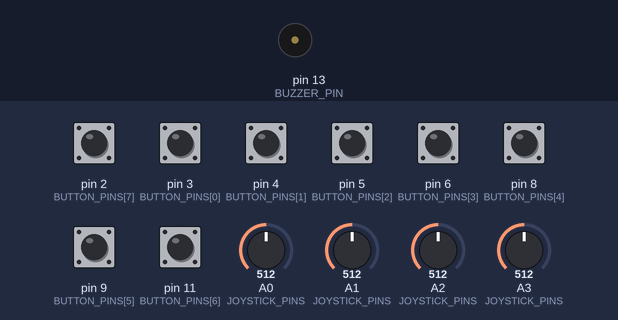
Simulated run of this program. Board: Arduino Nano, built with avr-gcc and run on an emulated ATmega328P. Parts: buzzer (waves = sounding). Inputs (shaded band) come from the test bench; at power-on: pin 2 (BUTTON_PINS[7]), pin 3 (BUTTON_PINS[0]), pin 4 (BUTTON_PINS[1]), pin 5 (BUTTON_PINS[2]), pin 6 (BUTTON_PINS[3]), pin 8 (BUTTON_PINS[4]), pin 9 (BUTTON_PINS[5]), pin 11 (BUTTON_PINS[6]) HIGH, A0 (JOYSTICK_PINS) = 512, A1 (JOYSTICK_PINS) = 512, A2 (JOYSTICK_PINS) = 512, A3 (JOYSTICK_PINS) = 512. What the program prints to the serial monitor is not drawn.

Above: at 1.2 s.
1.3 s: pin 2 (BUTTON_PINS[7]) pulled LOW for 0.15 s
At 1.31 s:
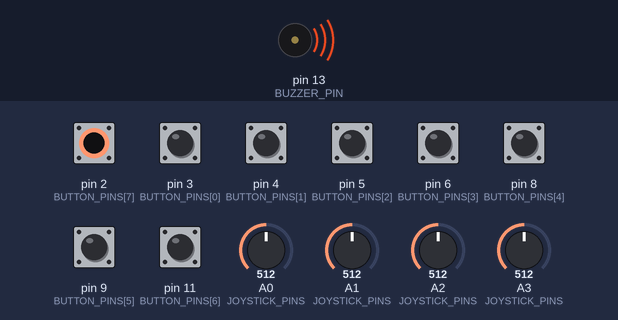
Timing chart, 0 to 4.3 s (numbered marks = the images above; inputs shaded):
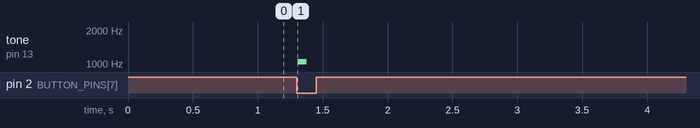

The program:

main.cpp
```cpp
/*
  Arduino Nano joystick/button reader for Raspberry Pi over TTL UART serial.

  Important:
  - The pictured USB breakout exposes USB VBUS, D-, D+, and GND. It is not a
    UART/GPIO adapter, so do not connect D-/D+ to Raspberry Pi GPIO pins.
  - For Raspberry Pi GPIO communication, use the Pi UART pins instead:
      Nano D1 / TX -> Raspberry Pi GPIO15 / RXD0 / physical pin 10
      Nano D0 / RX <- Raspberry Pi GPIO14 / TXD0 / physical pin 8
      Nano GND     -> Raspberry Pi GND / physical pin 6
  - Arduino Nano TX is 5 V logic. Raspberry Pi GPIO is 3.3 V only. Put a logic
    level shifter or resistor divider between Nano D1/TX and Pi GPIO15/RX.
    Pi TX at 3.3 V can normally drive Nano RX directly.
  - Power the Nano separately or from the Pi 5 V pin only if your total current
    draw is safe for the Pi. Always connect GND between the Nano and Pi.

  Wiring assumed:
  - Joystick 1 X wiper -> A0
  - Joystick 1 Y wiper -> A1
  - Joystick 2 X wiper -> A2
  - Joystick 2 Y wiper -> A3
  - Switch1   -> D3
  - Switch2   -> D4
  - Switch3   -> D5
  - Switch4   -> D6
  - Switch1_2 -> D8
  - Switch2_2 -> D9
  - Switch3_2 -> D11
  - Switch4_2 -> D2
  - Passive Buzzer -> D13 (Positive terminal to D13, negative to GND)
  - Other side of each pushbutton -> GND

  The sketch enables INPUT_PULLUP for the buttons, so:
  - Pressed = LOW on the pin
  - Released = HIGH on the pin

  Serial output format, one line per sample:
  J,<x1>,<y1>,<x2>,<y2>,<buttonBits>

  Joystick values are normalized from -1.000 to 1.000.

  buttonBits is an 8-bit mask in decimal:
  - bit 0 = D3 / Switch1
  - bit 1 = D4 / Switch2
  - bit 2 = D5 / Switch3
  - bit 3 = D6 / Switch4
  - bit 4 = D8 / Switch1_2
  - bit 5 = D9 / Switch2_2
  - bit 6 = D11 / Switch3_2
  - bit 7 = D2 / Switch4_2

  A pressed button sets its bit to 1.
*/
#include <Arduino.h>

const unsigned long BAUD_RATE = 115200;
const unsigned long SAMPLE_INTERVAL_MS = 20;  // 50 samples per second
const unsigned long DEBOUNCE_MS = 8;

const int JOYSTICK_MIN = 324;
const int JOYSTICK_CENTER = 504;
const int JOYSTICK_MAX = 702;

const byte JOYSTICK_PINS[4] = {A0, A1, A2, A3};
const byte BUTTON_PINS[8] = {3, 4, 5, 6, 8, 9, 11, 2};

// Passive Buzzer Configuration
const byte BUZZER_PIN = 13;
// Unique frequencies (Hz) for each button (C5, D5, E5, F5, G5, A5, B5, C6)
const unsigned int BUTTON_TONES[8] = {523, 587, 659, 698, 784, 880, 988, 1047};
const unsigned long TONE_DURATION_MS = 70; // Short, snappy blip

bool buttonStablePressed[8] = {false};
bool buttonLastRawPressed[8] = {false};
unsigned long buttonLastChangeMs[8] = {0};

unsigned long lastSampleMs = 0;

void updateButtons();
void sendControllerState();
float readNormalizedJoystick(byte pin);

void setup() {
  Serial.begin(BAUD_RATE);

  pinMode(BUZZER_PIN, OUTPUT);

  for (byte i = 0; i < 8; i++) {
    pinMode(BUTTON_PINS[i], INPUT_PULLUP);
    bool pressed = digitalRead(BUTTON_PINS[i]) == LOW;
    buttonStablePressed[i] = pressed;
    buttonLastRawPressed[i] = pressed;
    buttonLastChangeMs[i] = millis();
  }
}

void loop() {
  updateButtons();

  unsigned long now = millis();
  if (now - lastSampleMs >= SAMPLE_INTERVAL_MS) {
    lastSampleMs = now;
    sendControllerState();
  }
}

void updateButtons() {
  unsigned long now = millis();

  for (byte i = 0; i < 8; i++) {
    bool rawPressed = digitalRead(BUTTON_PINS[i]) == LOW;

    if (rawPressed != buttonLastRawPressed[i]) {
      buttonLastRawPressed[i] = rawPressed;
      buttonLastChangeMs[i] = now;
    }

    if ((now - buttonLastChangeMs[i]) >= DEBOUNCE_MS) {
      // Check if the state actually changed to "pressed" to trigger the sound effect
      if (rawPressed && !buttonStablePressed[i]) {
        tone(BUZZER_PIN, BUTTON_TONES[i], TONE_DURATION_MS);
      }
      buttonStablePressed[i] = rawPressed;
    }
  }
}

void sendControllerState() {
  float x1 = readNormalizedJoystick(JOYSTICK_PINS[0]);
  float y1 = readNormalizedJoystick(JOYSTICK_PINS[1]);
  float x2 = readNormalizedJoystick(JOYSTICK_PINS[2]);
  float y2 = readNormalizedJoystick(JOYSTICK_PINS[3]);

  byte buttonBits = 0;
  for (byte i = 0; i < 8; i++) {
    if (buttonStablePressed[i]) {
      buttonBits |= (1 << i);
    }
  }

  Serial.print("J,");
  Serial.print(x1, 3);
  Serial.print(',');
  Serial.print(y1, 3);
  Serial.print(',');
  Serial.print(x2, 3);
  Serial.print(',');
  Serial.print(y2, 3);
  Serial.print(',');
  Serial.println(buttonBits);
}

float readNormalizedJoystick(byte pin) {
  int raw = analogRead(pin);

  if (raw >= JOYSTICK_CENTER) {
    float value = (float)(raw - JOYSTICK_CENTER) / (float)(JOYSTICK_MAX - JOYSTICK_CENTER);
    return constrain(value, 0.0, 1.0);
  }

  float value = (float)(raw - JOYSTICK_CENTER) / (float)(JOYSTICK_CENTER - JOYSTICK_MIN);
  return constrain(value, -1.0, 0.0);
}
```

Measured:
- after the input at 1.3 s, tone on pin 13 (BUZZER_PIN): silent → 1047 Hz at once, → silent 0.07 s later
